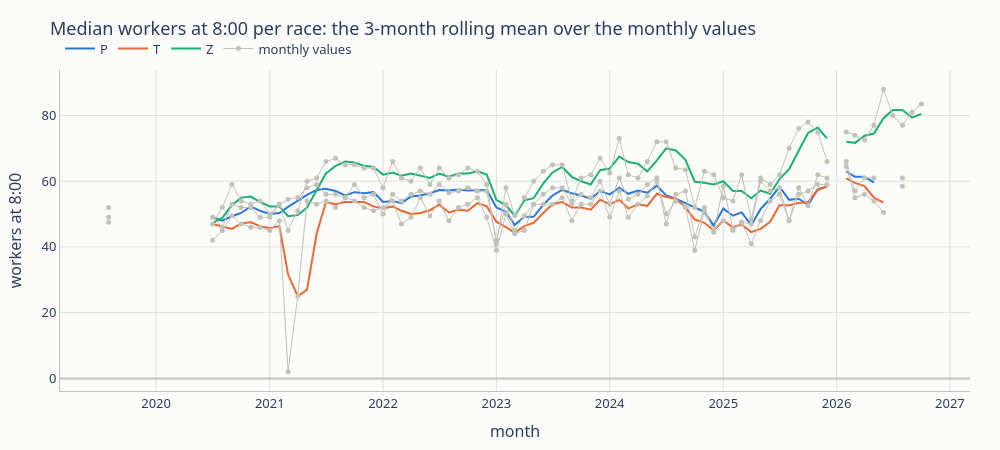

This figure's notebook cell:
### Markdown cell above
## Smoothing: the rolling median against the raw series

Before trusting a slope, look at the series. A rolling mean over three months (`rolling_mean(3)`
per entity, the window `ROWS BETWEEN 2 PRECEDING AND CURRENT ROW` in SQL) shows the shape under
the noise. The raw series is drawn thin and gray, the smoothed one in the color of the race.

### Code cell
smoothed = (
    series.lazy()
    .sort("series", "entity", "month")
    .with_columns(pl.col("value").rolling_mean(3, min_samples=1).over("series", "entity").alias("rolling_3"))
    .collect()
)
sql = con.sql("""
    SELECT *, avg(value) OVER (PARTITION BY series, entity ORDER BY month ROWS BETWEEN 2 PRECEDING AND CURRENT ROW) AS rolling_3
    FROM series
""")
print(s2.same(smoothed, sql))
# The months without games stay empty in the chart: `upsample` adds them with null values, and
# plotly breaks the line there instead of drawing across the gap.
workers = (
    smoothed.filter(pl.col("series") == "workers_at_8")
    .sort("entity", "month")
    .upsample("month", every="1mo", group_by="entity", maintain_order=True)
    .with_columns(pl.col("entity").forward_fill())
)
fig = px.line(workers, x="month", y="rolling_3", color="entity", color_discrete_map=viz.RACE_COLORS, category_orders={"entity": ["P", "T", "Z"]},
              title="Median workers at 8:00 per race: the 3-month rolling mean over the monthly values", labels={"rolling_3": "workers at 8:00", "entity": "race"})
for race, raw in workers.group_by("entity", maintain_order=True):
    fig.add_scatter(x=raw["month"], y=raw["value"], mode="lines+markers", name="monthly values", legendgroup="monthly", line=dict(color=viz.MUTED, width=1), marker=dict(size=5, color=viz.MUTED), showlegend=race[0] == "P")
viz.show(fig, "level_3_workers_trend")
